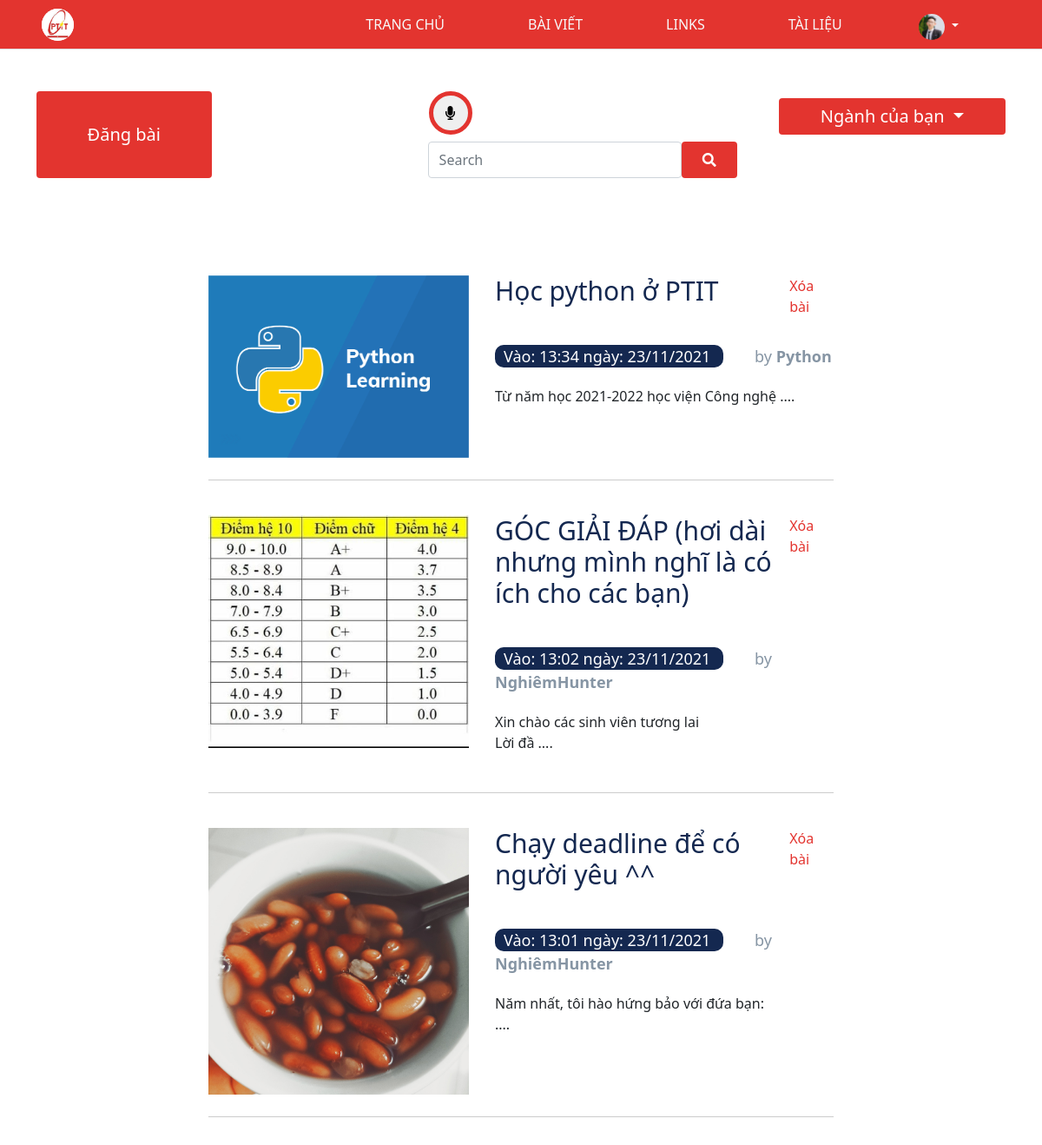
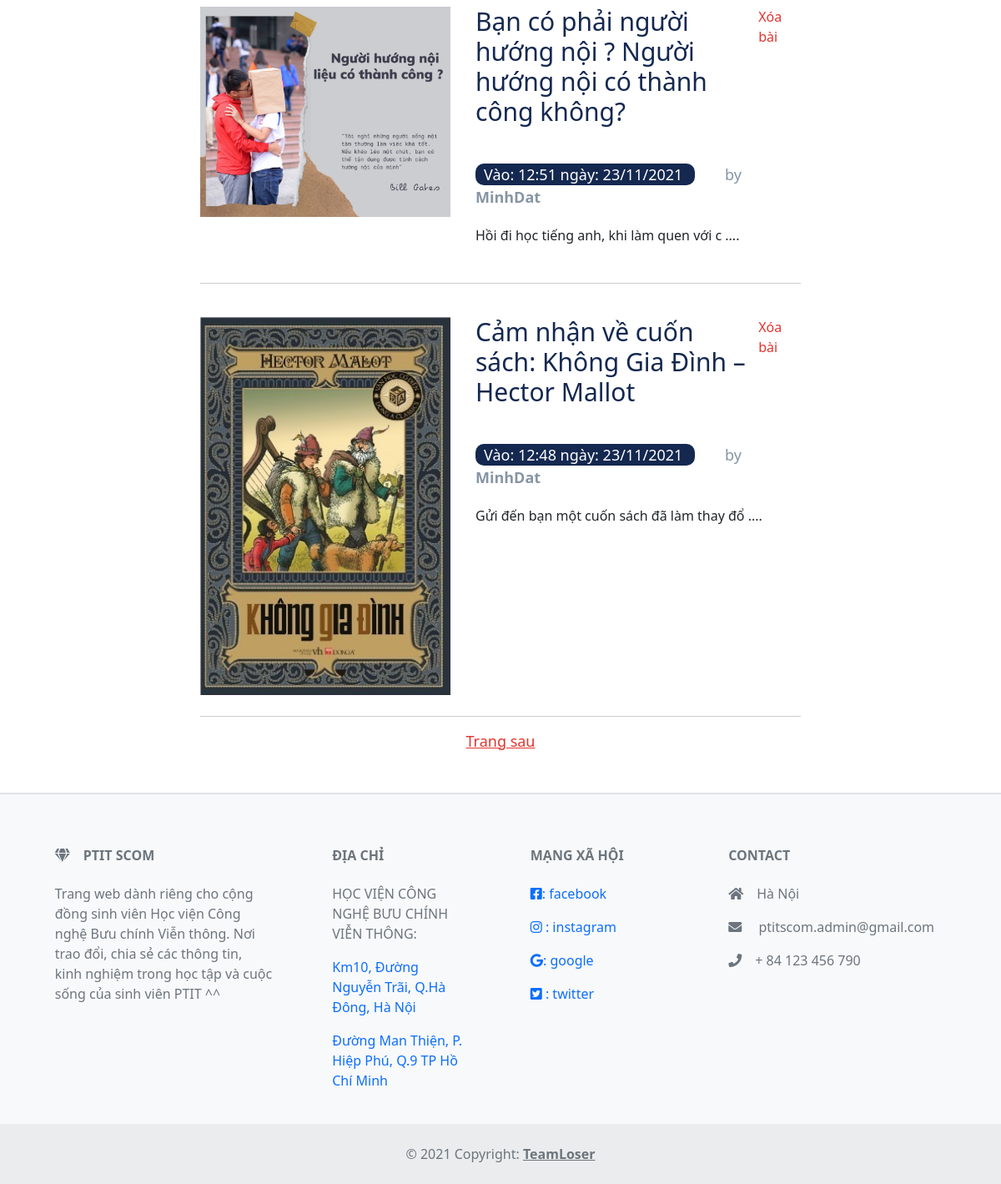
Page /blog/ (signed in) on the committed database (2 pictures, top to bottom).
### authen/models.py (models this page shows)
class userProfile(models.Model):
    user=models.OneToOneField(User, null=True, on_delete=models.CASCADE)
    avatar=models.ImageField(null=True, blank=True)

### blog/models.py (models this page shows, shortened)
class Post(models.Model):
    threeLine = models.TextField(null=True)
    auth = models.ForeignKey(settings.AUTH_USER_MODEL, on_delete=models.CASCADE, null=True)
    title =models.TextField()
    bodyBlog=models.TextField()
    date=models.TextField(null=True)
    image=models.ImageField(null=True)
    datetime=models.DateTimeField(auto_now=True)

### blog/views.py (the view, shortened to what this page needs)
# urls.py: path('', views.listing, name='blog'),
@login_required(login_url='login')
def listing(request):
    post = Post.objects.all().order_by("-datetime")
    paginator = Paginator(post, 5)
    page_number = request.GET.get('page')
    page_obj = paginator.get_page(page_number)
    return render(request, 'blog.html', {'page_obj': page_obj, "loi":""})

### blog/templates/blog.html (shortened to what this page needs)
{% extends "home_base.html" %}
  {% load static %}
{% block css %}
  <link rel="stylesheet" href="{% static 'css/style_blog.css' %}">
{% endblock %}
{% block content %}
  <main>
    <div class="container d-flex mt-5 justify-content-between text-center">
      <button class="btn dangbai btn-primary fs-5" data-bs-toggle="modal" href="#exampleModalToggle" role="button">Đăng
        bài</button>
        <div class="input-group btn-search me-5">
          <button class="micto-btn-search" id="microbutton" name="search" value="YES" onclick="micro()" style="border: 5px solid #e3342f; width: 50px; height: 50px;border-radius: 100%;margin-right: 10px;"><i class="fas fa-microphone"
            style=""></i></button>
          <form class="d-flex" action='' method='POST' enctype='multipart/form-data'>
            <div class=" mt-2">
              <input name="keySearch" id="search-focus" type="search" id="form1" class="form-control pe-5 py-2"
                placeholder="Search" />
            </div>
            <button type="submit" id="submitbutton" class="btn btn-primary nut-search mt-2 py-2 px-4">
              <i class="fas fa-search"></i>
            </button>
          </form>
        </div>
      <div class="dropdown mt-2 btn-drop">
        <button class="btn dropdown-toggle btn-primary fs-5 px-5" type="button" id="dropdownMenuButton2"
          data-bs-toggle="dropdown" aria-expanded="false">
          Ngành của bạn
        </button>
      </div>
    </div>
    <br>
    <br>
    <br>
    {% for post in page_obj %}
    <div class="works-container pt-0 pb-0">
      <div class="works-content">
        <div class="work d-flex justify-content-start">
          <a  href='{% url "post" post.id %}' ">
            {% if post.image %}
            <img src="{{post.image.url}}" alt="" title="Xem chi tiết" style="width:300px" />
            {% else %}
            <img src="{% static 'image/hoc-vien-buu-chinh-vien-thong-ptit.jpg' %}" alt="" title="Xem chi tiết" />
            {% endif %}</a>
          <div class="work__text" style="flex:1">
           <div class="d-flex justify-content-between mb-4">
            <h3 style="flex: 1;"><a class="text-decoration-none" href='{% url "post" post.id %}'
              style="color: #142850;">{{post.title}}</a></h3>
              {% if user.is_superuser or post.auth.id == user.id  %}
                <a href="{% url 'delete' post.id %}" style="color: #e3342f;flex: 0.15;">Xóa bài</a>
              {% endif%}
           </div>
            <span class="work__text--year">{{post.date}}</span>
            <span>by <strong>{{post.auth}}</strong></span>
            <p>
              {{post.threeLine|safe|linebreaks }}
            </p>
          </div>
        </div>
      </div>
    </div>
    {% endfor %}
    {% if page_obj.has_next or page_obj.has_previous %}
    <div class="pre-next text-center mt-3 mb-5">
      {% if page_obj.has_next %}
      <a href="{{request.path}}?page={{page_obj.next_page_number}}" style="font-size: 18px;color:#e3342f">Trang sau</a>
      {% endif %}
    </div>
    {% endif %}
  </main>
  {% endblock %}

### home/templates/home_base.html (shortened to what this page needs)
<!DOCTYPE html>
<html lang="en">
<head>
{% load static %}
  {% block css %}
  {% endblock %}
  <link rel="stylesheet" href="{% static 'css/style_home.css' %}">
  <link href="https://cdn.jsdelivr.net/npm/bootstrap@5.1.2/dist/css/bootstrap.min.css" rel="stylesheet">
  <link rel="stylesheet" href="https://pro.fontawesome.com/releases/v5.10.0/css/all.css"
 />
</head>
<body>
  <header class="">
    <nav class="
        d-flex
        align-items-center
        justify-content-between
        navbar-expand-sm
        px-md-4
        ps-3
        px-lg-5
        py-sm-2 py-2
        border-bottom
      ">
      <img src="{% static 'image/logo_ptit.png' %}" class="bg-light rounded-circle" alt="" width="37px" height="37px">
      <div class="navbar-nav d-none d-sm-inline-block">
        <ul class="navbar-nav header-menu">
          <li class="nav-item">
            <a class="nav-link text-light" href="{% url 'home' %}">TRANG CHỦ</a>
          </li>
          <li class="nav-item border-dark">
            <a class="nav-link text-light blog" href="{% url 'blog' %}">BÀI VIẾT</a>
          </li>
          <li class="nav-item">
            <a class="nav-link text-light" href="{% url 'link' %}">LINKS</a>
          </li>
          <li class="nav-item">
            <a class="nav-link text-light" href="{% url 'document' %}">TÀI LIỆU</a>
          </li>
          <li class="nav-item mt-2 me-5">
            <div class="dropdown">
              <button type="button" class="border-0 dropdown-toggle btn-user" data-bs-toggle="dropdown">
                  <img src="{{user.userprofile.avatar.url}}" style="width:30px;border-radius: 100%; height:30px ">
              </button>
            </div>
          </li>
        </ul>
      </div>
    </nav>
  </header>
    {% block content %}
    {%endblock%}
  <footer class="text-center bg-light text-muted pt-3 border-top border-2">
    <section class="">
      <div class="container text-center text-md-start mt-5">
        <div class="row mt-3">
          <div class="col-md-3 col-lg-4 col-xl-3 mx-auto mb-4">
            <h6 class="text-uppercase fw-bold mb-4">
              <i class="fas fa-gem me-3"></i>PTIT SCom
            </h6>
            <p>
              Trang web dành riêng cho cộng đồng sinh viên Học viện Công nghệ Bưu chính Viễn thông.
              Nơi trao đổi, chia sẻ các thông tin, kinh nghiệm trong học tập và cuộc sống của sinh viên PTIT ^^
            </p>
          </div>
          <div class="col-md-2 col-lg-2 col-xl-2 mx-auto mb-4">
            <h6 class="text-uppercase fw-bold mb-4">
              Địa chỉ
            </h6>
            <p >HỌC VIỆN CÔNG NGHỆ BƯU CHÍNH VIỄN THÔNG:</p>
            <p>
              <a href="#!" class="text-decoration-none ">
                Km10, Đường Nguyễn Trãi, Q.Hà Đông, Hà Nội</a>
            </p>
            <p>
              <a href="#!" class="text-decoration-none  ">Đường Man Thiện, P. Hiệp Phú, Q.9 TP Hồ Chí Minh</a>
            </p>
          </div>
          <div class="col-md-3 col-lg-2 col-xl-2 mx-auto mb-4">
            <h6 class="text-uppercase fw-bold mb-4">
            MẠNG XÃ HỘI
            </h6>
            <p>
              <a href="https://www.facebook.com/nghiemhunter1904/" class="text-decoration-none "><i class="fab fa-facebook-square"></i>: facebook</a>
            </p>
            <p>
              <a href="https://www.instagram.com/nghiem_hunter_1904/" class="text-decoration-none "><i class="fab fa-instagram"></i>  : instagram</a>
            </p>
            <p>
              <a href="#!" class="text-decoration-none "><i class="fab fa-google"></i>: google</a>
            </p>
            <p>
              <a href="https://twitter.com/BLACKPINK" class="text-decoration-none "><i class="fab fa-twitter-square"></i> : twitter</a>
            </p>
          </div>
          <div class="col-md-4 col-lg-3 col-xl-3 mx-auto mb-md-0 mb-4">
            <h6 class="text-uppercase fw-bold mb-4">
              Contact
            </h6>
            <p><i class="fas fa-home me-3"></i>Hà Nội</p>
            <p>
              <i class="fas fa-envelope me-3"></i>
              ptitscom.admin@gmail.com
            </p>
            <p><i class="fas fa-phone me-3"></i>+ 84 123 456 790</p>
          </div>
        </div>
      </div>
    </section>
    <div class="text-center p-4" style="background-color: rgba(0, 0, 0, 0.05);">
      © 2021 Copyright:
      <a class="text-reset fw-bold" href="https://mdbootstrap.com/">TeamLoser</a>
    </div>
  </footer>
</body>
</html>

### blog/static/css/style_blog.css (style rules this page uses)
* { padding: 0; margin: 0; box-sizing: border-box; }
a { text-decoration: none; }
header { background-color: #e3342f; ; }
.btn-user { background-color: #e3342f; color: #fff; }
.header-menu>li { margin: 0 40px; }
.dangbai { flex: 0.5; margin-right: 250px; font-size: 40px; background-color: #92CBF1; }
.btn-search { flex: 1; }
.btn-drop { flex: 0.5; color: #fff; }
.nut-search { background-color: #92CBF1; }
.works-container { padding: 5% 20%; }
.works-content .work { display: flex; justify-content: space-between; padding: 40px 0 25px; border-bottom: 1px solid #ccc; }
.work img { margin-right: 30px; }
.work__text h3 { font-size: 30px; margin-bottom: 20px; }
.work__text span { font-size: 18px; color: #8695A4; }
.work__text .work__text--year { font-size: 18px; padding: 1px 10px; color: #fff; background-color: #142850; border-radius: 10px; margin-right: 36px; }
.work__text p { font-size: 16px; margin-top: 20px; }

### home/static/css/style_home.css (style rules this page uses)
* { padding: 0; margin: 0; box-sizing: border-box; }
a { text-decoration: none; }
header { background-color: #e3342f; ; }
.btn-user { background-color: #e3342f; color: #fff; }
.header-menu>li { margin: 0 40px; }
.dangbai { flex: 0.5; margin-right: 250px; font-size: 40px; background-color: #92CBF1; }
.btn-search { flex: 1; }
.btn-drop { flex: 0.5; color: #fff; }
.nut-search { background-color: #92CBF1; }
.works-container { padding: 5% 20%; }
.works-content .work { display: flex; justify-content: space-between; padding: 40px 0 25px; border-bottom: 1px solid #ccc; }
.work img { margin-right: 30px; }
.work__text h3 a { font-size: 30px; margin-bottom: 20px; color: #142850; }
.work__text span { font-size: 18px; color: #8695A4; }
.work__text .work__text--year { font-size: 18px; padding: 1px 10px; color: #fff; background-color: #142850; border-radius: 10px; margin-right: 36px; }
.work__text p { font-size: 16px; margin-top: 20px; }
.pre-next a { color: #e3342f; margin: 0 10px; }
#dropdownMenuButton2, #post-blog { background-color: #789ADE; color: #fff; outline: none; }
.works-content a { text-decoration: none; }

### blog/templates/blog.html (style rules this page uses)
.dangbai { width: 250px; background-color: #e3342f; border: none; }
#dropdownMenuButton2 { background-color: #e3342f; border: none; }
.nut-search { background-color: #e3342f; border: none; }

### rows in the picture
Post: image (picture), title "Học python ở PTIT", date "Vào: 13:34 ngày: 23/11/2021", auth "Python", threeLine "Từ năm học 2021-2022 học viện Công nghệ ...."
Post: image (picture), title "GÓC GIẢI ĐÁP (hơi dài nhưng mình nghĩ là có ích cho các bạn)", date "Vào: 13:02 ngày: 23/11/2021", auth "NghiêmHunter", threeLine "Xin chào các sinh viên tương lai Lời đầ ...."
Post: image (picture), title "Chạy deadline để có người yêu ^^", date "Vào: 13:01 ngày: 23/11/2021", auth "NghiêmHunter", threeLine "Năm nhất, tôi hào hứng bảo với đứa bạn: ...."
Post: image (picture), title "Bạn có phải người hướng nội ? Người hướng nội có thành công không?", date "Vào: 12:51 ngày: 23/11/2021", auth "MinhDat", threeLine "Hồi đi học tiếng anh, khi làm quen với c ...."
Post: image (picture), title "Cảm nhận về cuốn sách: Không Gia Đình – Hector Mallot", date "Vào: 12:48 ngày: 23/11/2021", auth "MinhDat", threeLine "Gửi đến bạn một cuốn sách đã làm thay đổ ...."
